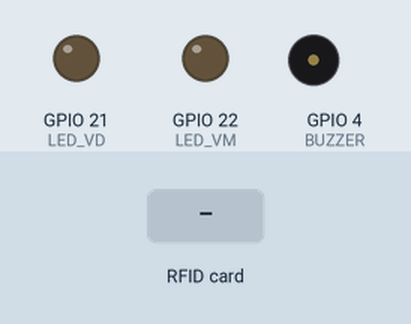
Recording of a program running on a simulated ESP32. Shown: output pins drawn as LEDs (lit = HIGH), buzzer (waves = sounding). The inputs (shaded band) are chosen by the test bench. WiFi joins after 1.5 s; servers stay silent unless stated; random numbers use the default seed unless the program sets one; no MQTT or app messages arrive unless stated; what the program prints to the serial monitor is not drawn.

Above: at 2.7 s.
2.8 s: RFID card 5E 7A 19 C4 held to the reader
At 3.2 s:
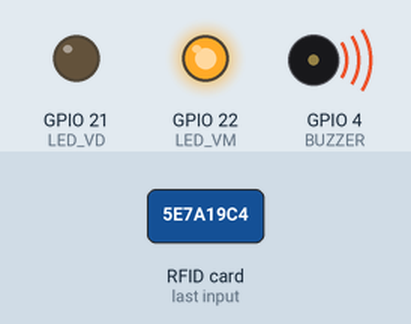
Timing chart, 0 to 5.8 s (numbered marks = the images above; inputs shaded):
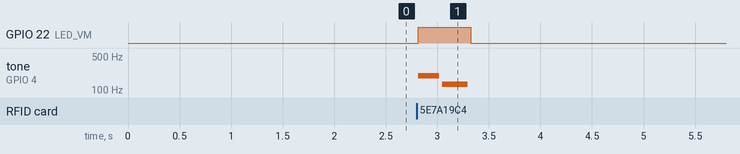

The program:

main.cpp
```cpp
#include <Arduino.h>
#include <SPI.h>
#include <MFRC522.h>
#include <WiFi.h>
#include <PubSubClient.h>
#include <string.h>

// pinos usados na esp
#define LED_VD 21 // led verde
#define LED_VM 22 // led vermelho
#define BUZZER 4
// pinos usados apenas pelo leitor RFID via SPI
#define SDA 5
#define MOSI 23
#define MISO 19
#define SCK 18

// Criando objeto do leitor rfid
MFRC522 rfid(SDA, -1);
MFRC522::MIFARE_Key key;

// configurações do wifi
const char* ssid = ""; // nome da sua rede wifi
const char* password = ""; // senha da sua rede wifi

// configurações do broker MQTT
// usando HiveMQ
const char* mqtt_server = "broker.hivemq.com";
const int mqtt_port = 1883;
const char* mqtt_topic = "e_presence/inatel/X_II"; // idealmente o topico utilizado deve ser e_presence/{nome da sala da aula}

// Cliente MQTT
WiFiClient espClient;
PubSubClient client(espClient);

// Armazena as matriculas que ja fizeram presença para evitar duplicidade
String matriculas[200];

// Tabela de notas (frequências em Hz)
const int zeldaMelody[] = {
  523, // C5
  587, // D5
  659, // E5
  698, // F5
  784, // G5
  880, // A5
  988, // B5
  1046 // C6
};

// Durações em milissegundos (cada vez mais rápidas)
const int zeldaNoteDurations[] = {
  200, 180, 160, 140, 120, 100, 80, 300
};

// Notas graves para o som de erro (em Hz)
const int errorMelody[] = {
  196, // G3
  130  // C3
};

// Duração das notas (em milissegundos)
const int errorDurations[] = {
  200,
  250
};

// toca uma musica de feedback positivo
void playZeldaChestSound() {
    digitalWrite(LED_VD, HIGH);
    for (int i = 0; i < 8; i++) {
        tone(BUZZER, zeldaMelody[i], zeldaNoteDurations[i]);
        delay(zeldaNoteDurations[i] + 20); // pequena pausa entre as notas
    }
    noTone(BUZZER);
    digitalWrite(LED_VD, LOW);
}

// toca uma musica de feedback negativo
void playErrorSound() {
    digitalWrite(LED_VM, HIGH);
    for (int i = 0; i < 2; i++) {
        tone(BUZZER, errorMelody[i], errorDurations[i]);
        delay(errorDurations[i] + 30); // pequena pausa
    }
    noTone(BUZZER);
    digitalWrite(LED_VM, LOW);
}

// verifica se a matricula lida ja não registrou presença antes
bool checkMatricula(String matricula) {
    const char* matriculaStr = matricula.c_str();
    for (int i=0;i<200;i++)
        if (strcmp(matricula.c_str(), matriculas[i].c_str()) == 0) return true;
    return false;
}

// le a tag encontrada pelo sensor e envia a nome e matricula via mqtt
void readNFC() {
    byte nome_buffer[18];
    byte matricula_buffer[18];
    byte size = 18;
    String nome = "";
    String matricula = "";

    // autentica e le o bloco 4 (nome)
    if (rfid.PCD_Authenticate(MFRC522::PICC_CMD_MF_AUTH_KEY_A, 4, &key, &(rfid.uid)) != MFRC522::STATUS_OK) {
        playErrorSound();
        return;
    }

    if (rfid.MIFARE_Read(4, nome_buffer, &size) != MFRC522::STATUS_OK) {
        playErrorSound();
        return;
    }

    for (int i=0;i<16;i++)
        if (nome_buffer[i] >= 32 && nome_buffer[i] <= 126) {
            nome += (char)nome_buffer[i];
        }


    // autentica e le o bloco 5 (matricula)
    if (rfid.PCD_Authenticate(MFRC522::PICC_CMD_MF_AUTH_KEY_A, 5, &key, &(rfid.uid)) != MFRC522::STATUS_OK) {
        playErrorSound();
        return;
    }

    if (rfid.MIFARE_Read(5, matricula_buffer, &size) != MFRC522::STATUS_OK) {
        playErrorSound();
        return;
    }

    for (int i=0;i<16;i++)
        if (matricula_buffer[i] >= 32 && matricula_buffer[i] <= 126) {
            matricula += (char)matricula_buffer[i];
        }


    if (checkMatricula(matricula)) {
        playErrorSound();
        return;
    }

    // adiciona a matricula lida na ultima posição disponivel no vetor de matriculas
    for (int i=0;i<200;i++)
        if (strcmp(matriculas[i].c_str(), "") == 0) {
            matriculas[i] = matricula;
            break;
        }


    String json = "{\"nome\":\"" + nome + "\", \"matricula\":\"" + matricula + "\"}";
    client.publish(mqtt_topic, json.c_str());
    Serial.println("Presenca enviada via MQTT");

    // feedback visual e audivel da leitura concluida
    playZeldaChestSound();

}

void reconnectMQTT() {
    // tenta se conectar ate conseguir
    while (!client.connected()) {
        Serial.println("Tentando se conectar ao MQTT . . .");
        String clientId = "ESPClient-";
        clientId += String(random(0xffff), HEX); // gera ID aleatorio

        if (client.connect(clientId.c_str())) {
            Serial.println("Conectado ao broker");
        } else {
            Serial.print("Conexao falhou: ");
            Serial.print(client.state());
            Serial.println("Tentando se conectar novamente em 5 segundos . . .");
            playErrorSound();
            delay(5000);
        }

    }
}

void setup() {

    Serial.begin(115200);

    pinMode(LED_VD, OUTPUT);
    pinMode(LED_VM, OUTPUT);
    pinMode(BUZZER, OUTPUT);

    digitalWrite(LED_VD, LOW);
    digitalWrite(LED_VM, LOW);

    // Inicializa a chave com FF FF FF FF FF FF
    for (byte i = 0; i < 6; i++) {
        key.keyByte[i] = 0xFF;
    }
    Serial.println("Pinos digitais iniciados");

    // Iniciando SPI manualmente
    SPI.begin(SCK, MISO, MOSI, SDA);
    Serial.println("SPI Iniciada");

    // Iniciando leitor rfid RC522
    rfid.PCD_Init();
    Serial.println("Leitor RFID iniciado");

    // Conectando ao wifi
    WiFi.begin(ssid, password);
    Serial.println("Conectando ao Wi-Fi");
    while (WiFi.status() != WL_CONNECTED) {
        delay(500);
        Serial.print(".");
    }
    Serial.println("Wi-Fi conectado");

    // Configurando cliente MQTT
    client.setServer(mqtt_server, mqtt_port);
}

void loop() {
    String nome = "";
    String matricula = "";

    // garante conexão ao mqtt
    if (!client.connected()) {
        reconnectMQTT();
    }

    client.loop();

    // verifica se uma tag foi encontrada pelo sensor
    if (!rfid.PICC_IsNewCardPresent() || !rfid.PICC_ReadCardSerial()) {
        delay(50);
        return;
    }

    readNFC();

    // desconecta da tag
    rfid.PICC_HaltA();
    rfid.PCD_StopCrypto1();

}
```

Measured:
- after the input at 2.8 s, GPIO 22 (LED_VM): LOW → HIGH at once, → LOW 0.51 s later; tone on GPIO 4 (BUZZER): silent → 196 Hz at once, → silent 0.20 s later, → 130 Hz 0.03 s later, → silent 0.25 s later
